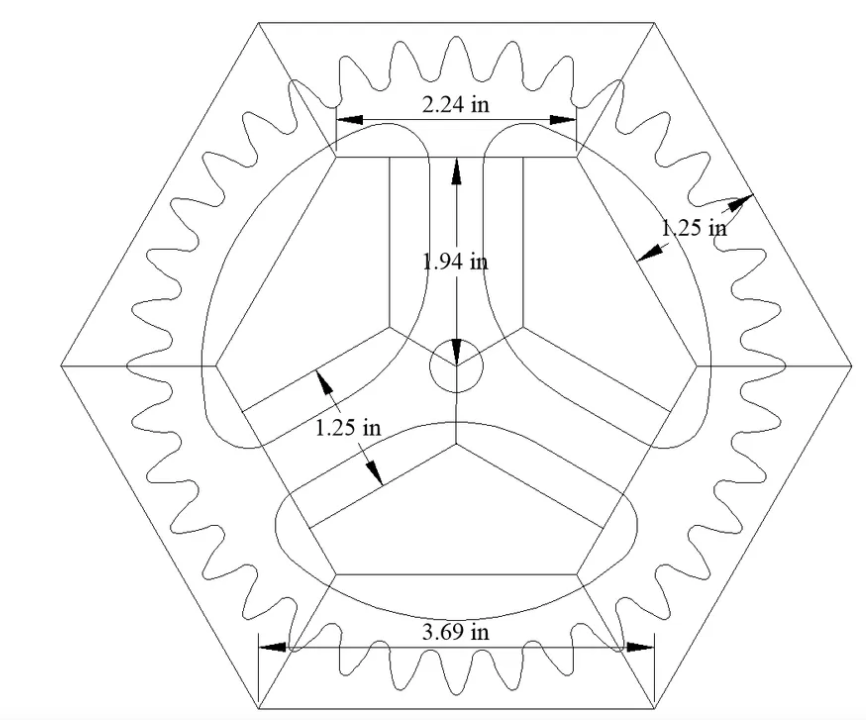
#> input picture src/drawings/Screenshot (2).png, 866 x 720 px, found by its file name
$ python trace_curves.py
#> lines starting #> are read from the running program, lines starting #| are printed output that depends on the picture; after the words box and inside, x2 and y2 are one past the last pixel; in counts of white or black regions, pixels touching at a corner belong together
# -*- coding: utf-8 -*-
"""
trace_curves.py — follow every drawn curve of the CAD sketch pixel by pixel.

Unlike a skeleton/thinning approach this walks the ink itself, which keeps
the vertices of the profile exactly where they are.  The result is written as
a coloured PNG (one colour per curve) so the topology can be checked at a
glance, and as a table with the fitted radius / direction of every curve.
"""
import math

import numpy as np
from PIL import Image
from scipy import ndimage

IMG = "/workspace/src/drawings/Screenshot (2).png"
OUT_PNG = "/workspace/FreeCAD_Models/drawing_traced.png"
CX, CY = 455.5, 366.0

A = np.array(Image.open(IMG).convert("L"))
INK = A < 200
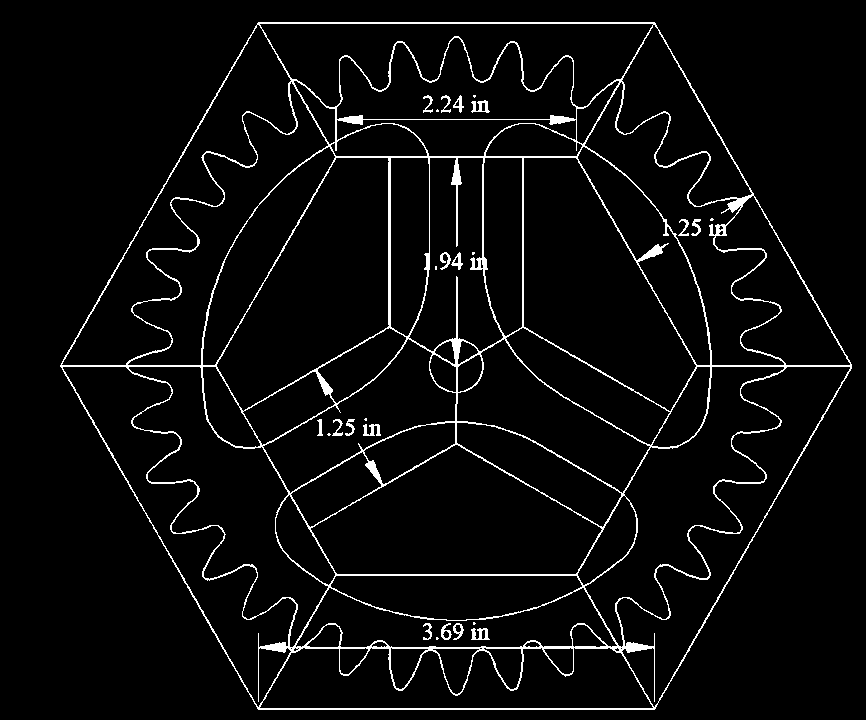
#> INK: shape (720, 866) bool; 4.3% white in thin lines or dots, all inside (x1, y1, x2, y2) = (60, 22, 852, 710)
H, W = INK.shape
#> H = 720; W = 866

# ------------------------------------------------------------------ #
# drop filled arrow heads and text glyphs
# ------------------------------------------------------------------ #
dense = ndimage.uniform_filter(INK.astype(np.float32), size=3)
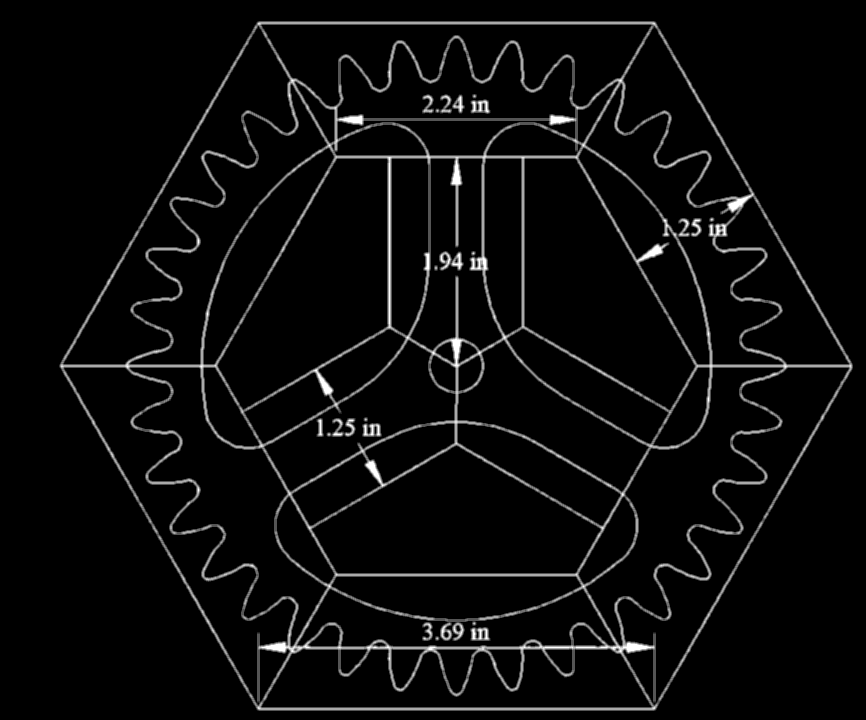
#> dense: shape (720, 866) float32; min 0, max 1, mean 0.0434
solid = ndimage.binary_dilation((dense > 0.995) & INK, np.ones((3, 3)))
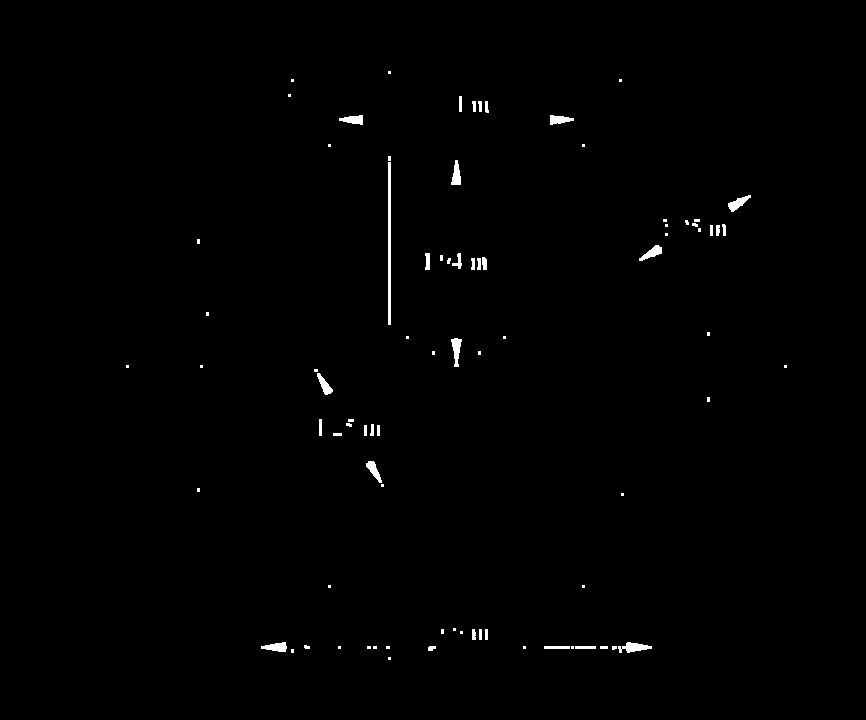
#> solid: shape (720, 866) bool; 0.61% white; 83 white regions (47 under 20 px), largest, box (x1, y1, x2, y2) and area: (388, 162, 391, 325) 489, (618, 642, 652, 653) 213, (451, 338, 462, 367) 182
CURVE = INK & ~solid
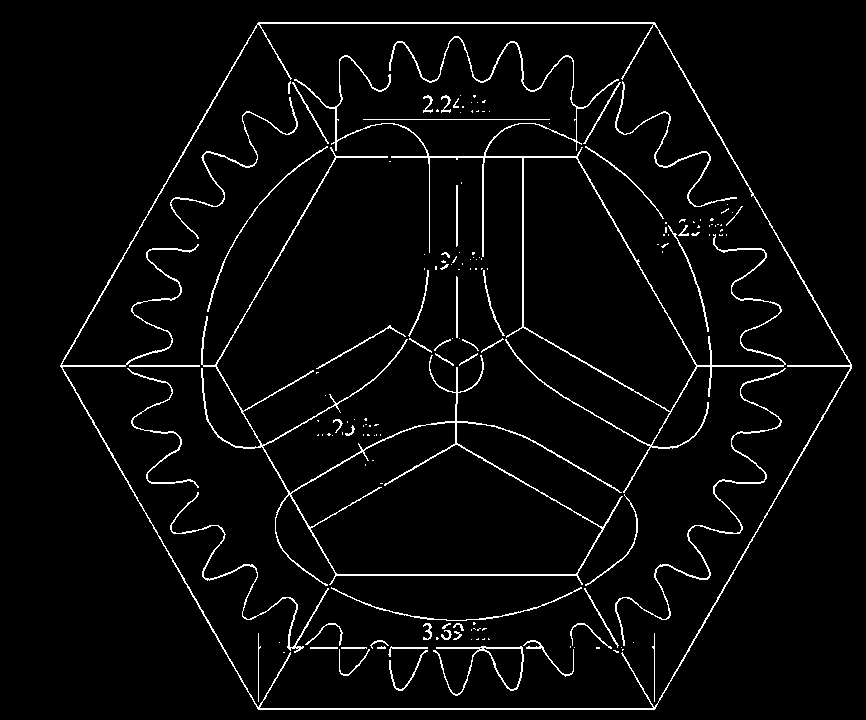
#> CURVE: shape (720, 866) bool; 3.7% white in thin lines or dots, all inside (x1, y1, x2, y2) = (60, 22, 852, 710)
lab, n = ndimage.label(CURVE, structure=np.ones((3, 3)))
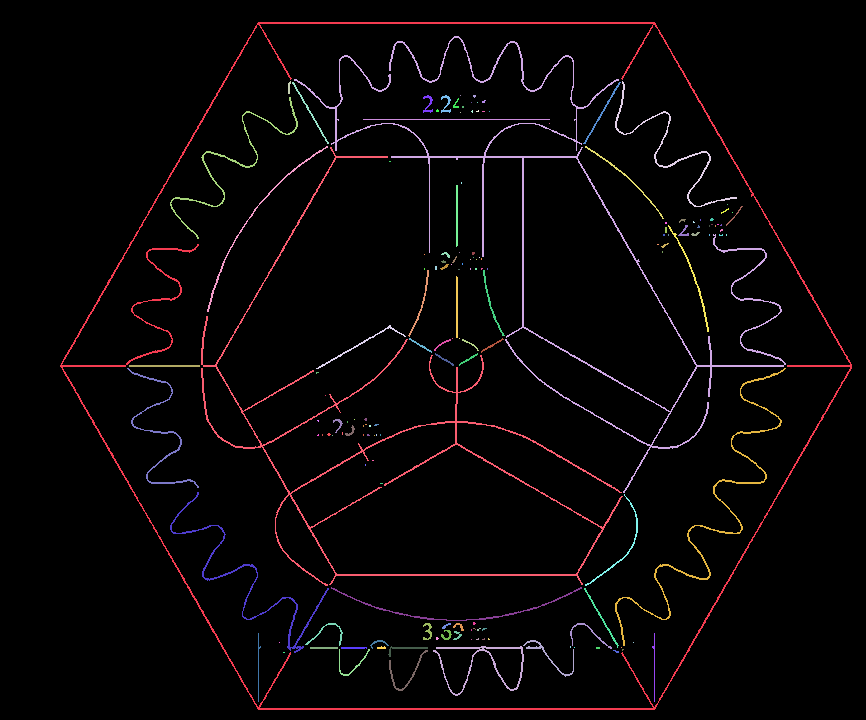
#> lab: shape (720, 866) int32; 161 distinct labels, from 0 to 160; one colour per label, 0 black
#> n = 160
objs = ndimage.find_objects(lab)
#> objs = 160 items
keep = np.ones(n + 1, bool)
for i, sl in enumerate(objs, start=1):
    ys, xs = sl
    h, w = ys.stop - ys.start, xs.stop - xs.start
    area = (lab[sl] == i).sum()
    if h <= 24 and w <= 24 and area >= 12 and area / float(h * w) > 0.25:
        keep[i] = False
#> this loop made 160 passes
#> (h, w, area) on passes 1 to 3: (688, 792, 5334), (457, 492, 4768), (13, 3, 26)
CURVE[~keep[lab]] = False
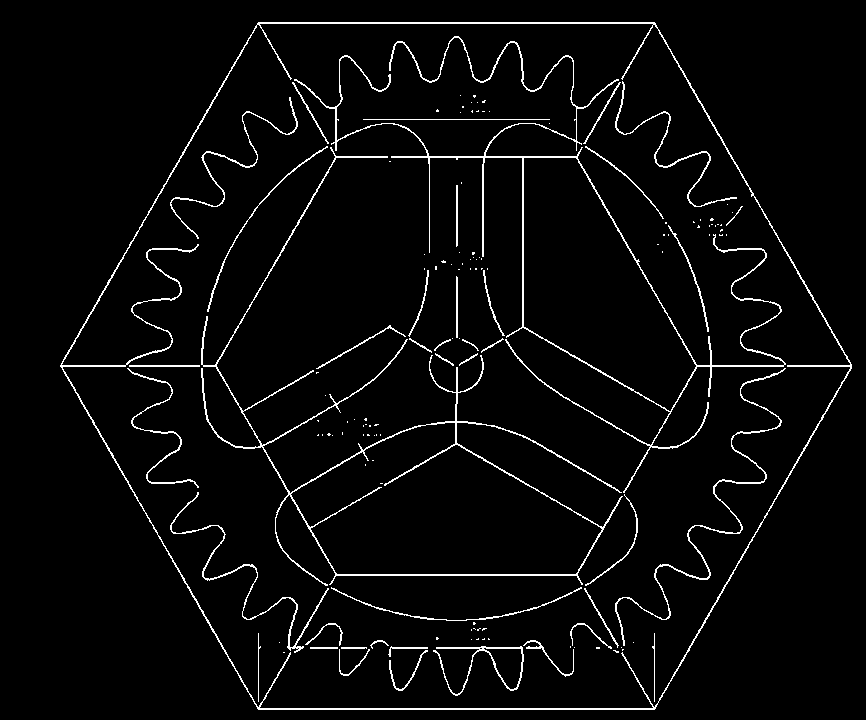
#> CURVE: shape (720, 866) bool; 3.6% white in thin lines or dots, all inside (x1, y1, x2, y2) = (60, 22, 852, 710)

N8 = [(-1, -1), (-1, 0), (-1, 1), (0, -1), (0, 1), (1, -1), (1, 0), (1, 1)]


def neighbours(y, x):
    out = []
    for dy, dx in N8:
        yy, xx = y + dy, x + dx
        if 0 <= yy < H and 0 <= xx < W and CURVE[yy, xx]:
            out.append((yy, xx))
    return out


def walk(start, first):
    """follow the ink from (start,first) keeping the direction."""
    path = [start, first]
    prev, cur = start, first
    d = (cur[0] - prev[0], cur[1] - prev[1])
    while True:
        cand = []
        for n in neighbours(*cur):
            if n == prev:
                continue
            nd = (n[0] - cur[0], n[1] - cur[1])
            dot = nd[0] * d[0] + nd[1] * d[1]
            if dot <= 0:                    # only continue "forwards"
                continue
            cand.append((dot, n, nd))
        if not cand:
            break
        cand.sort(key=lambda t: -t[0])
        if len(cand) > 1:
            # ambiguous -> junction: take the most forward one but stop soon
            dot, nxt, nd = cand[0]
            if len(cand) > 1 and cand[1][0] > 0:
                # only stop if the branch is really a fork
                cross = d[0] * nd[1] - d[1] * nd[0]
                if abs(cross) > 0.6:
                    break
        else:
            dot, nxt, nd = cand[0]
        path.append(nxt)
        prev, cur = cur, nxt
        d = nd
        if len(path) > 4000:
            break
    return path


visited = set()
curves = []
ys, xs = np.nonzero(CURVE)
for y, x in zip(ys, xs):
    if (y, x) in visited:
        continue
    nbrs = neighbours(y, x)
#> the loop in neighbours, `for dy, dx in N8:` made 8 passes
#> (yy, xx) on passes 1 to 8: (21, 257), (21, 258), (21, 259), (22, 257), (22, 259), (23, 257), (23, 258), (23, 259)
#> after the loop in neighbours, `for dy, dx in N8:`: out = [(22, 259), (23, 257), (23, 258), (23, 259)]
#> nbrs = [(22, 259), (23, 257), (23, 258), (23, 259)]
    if not nbrs:
        continue
    for n in nbrs:
        if (n in visited) and (y, x) in visited:
            continue
        p = walk((y, x), n)
#> in walk, `path = [start, first]`: path = [(22, 258), (22, 259)]
#> in walk, `prev, cur = start, first`: prev = (22, 258); cur = (22, 259)
#> in walk, `d = (cur[0] - prev[0], cur[1] - prev[1])`: d = (0, 1)
#> the loop in walk, `while True:` made 458 passes
#> (cross, prev, cur) on pass 1: (0, (22, 259), (22, 260))
#> (prev, cur) on passes 2 to 7: ((22, 260), (22, 261)), ((22, 261), (22, 262)), ((22, 262), (22, 263)), ((22, 263), (22, 264)), ((22, 264), (22, 265)), ((22, 265), (22, 266))
#> after the loop in walk, `while True:`: path = 459 pairs, first value 22 to 84, second value 258 to 690
#> p has the same summary as path in walk
        for q in p:
            visited.add(q)
#> this loop made 459 passes
#> q on passes 1 to 3: (22, 258), (22, 259), (22, 260)
#> after the loop, visited = 459 items
        if len(p) >= 14:
            curves.append(p)

print("curves traced:", len(curves))
curves.sort(key=len, reverse=True)

# ------------------------------------------------------------------ #
# fit and report
# ------------------------------------------------------------------ #
COLS = [(255, 0, 0), (0, 140, 255), (0, 180, 0), (255, 140, 0), (160, 0, 220),
        (0, 190, 190), (230, 0, 120), (120, 90, 0), (0, 0, 220), (0, 190, 90),
        (200, 0, 200), (90, 90, 90)]

base = Image.open(IMG).convert("RGB")
from PIL import ImageDraw
dr = ImageDraw.Draw(base)

report = []
for i, p in enumerate(curves):
    pts = np.array([(q[1], q[0]) for q in p], float)
    x, y = pts[:, 0], pts[:, 1]
    # circle fit
    M = np.column_stack([x, y, np.ones(len(x))])
    b = x ** 2 + y ** 2
    sol, *_ = np.linalg.lstsq(M, b, rcond=None)
    ccx, ccy = sol[0] / 2, sol[1] / 2
    r = math.sqrt(max(sol[2] + ccx * ccx + ccy * ccy, 0))
    err = float(np.abs(np.hypot(x - ccx, y - ccy) - r).max())
    # line fit
    mx, my = x.mean(), y.mean()
    sxx = ((x - mx) ** 2).sum()
    syy = ((y - my) ** 2).sum()
    sxy = ((x - mx) * (y - my)).sum()
    th = 0.5 * math.atan2(2 * sxy, sxx - syy)
    nx, ny = -math.sin(th), math.cos(th)
    lerr = float(np.abs((x - mx) * nx + (y - my) * ny).max())
    d0 = math.hypot(ccx - CX, ccy - CY)
    a0 = math.degrees(math.atan2(CY - ccy, ccx - CX)) % 360
    a1 = math.degrees(math.atan2(CY - y[-1], x[-1])) % 360
    kind = "ARC " if err < lerr else "LINE"
    report.append((kind, len(p), err, lerr, r, ccx, ccy, d0, a0,
                   (x[0], y[0]), (x[-1], y[-1])))

    col = COLS[i % len(COLS)]
    dr.line([(q[1], q[0]) for q in p], fill=col, width=2)

print("\n%-5s %-6s %-7s %-7s %-9s %-16s %-7s %-16s %s" %
      ("kind", "n", "cErr", "lErr", "R", "centre", "dCtr", "dir", "endpoints"))
for r_ in report:
    kind, n, err, lerr, R, ccx, ccy, d0, a0, s, e = r_
    print("%-5s %-6d %-7.2f %-7.2f %-9.1f (%7.1f,%7.1f) %-7.1f %-16.1f "
          "(%.0f,%.0f)-(%.0f,%.0f)" %
          (kind, n, err, lerr, R, ccx, ccy, d0, a0, s[0], s[1], e[0], e[1]))

base.save(OUT_PNG)
print("\nPNG:", OUT_PNG)
